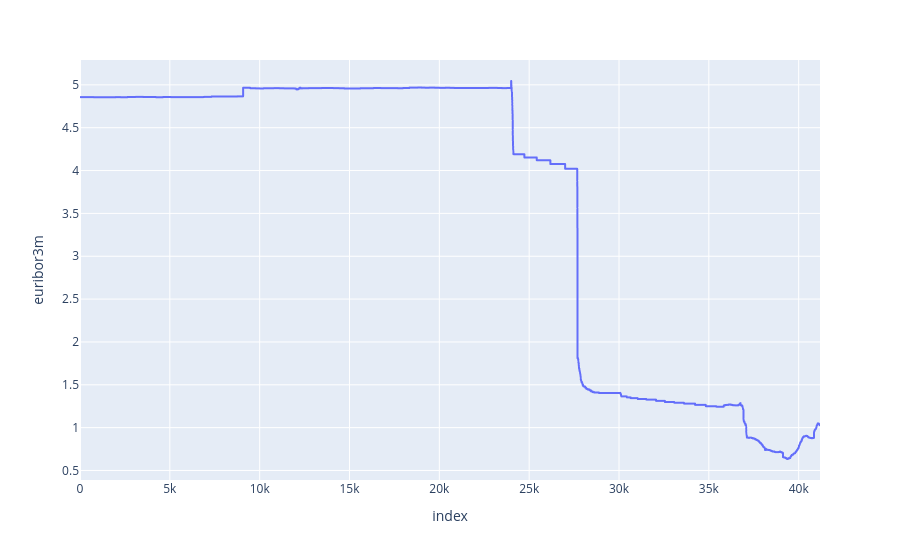

This figure's notebook cell:
### Code cell
fig = px.line(df1.reset_index(), x = 'index', y = 'euribor3m')
fig.show()

### Figure 1 — Plotly figure (JSON) as saved in the notebook; plotly's stock layout.template omitted (floating-point values rounded to 4 significant figures; data arrays with more than 128 entries replaced by an {"elided": "..."} marker saying what was removed)
{"data": [{"hovertemplate": "index=%{x}<br>euribor3m=%{y}<extra></extra>", "legendgroup": "", "line": {"color": "#636efa", "dash": "solid"}, "marker": {"symbol": "circle"}, "mode": "lines", "name": "", "showlegend": false, "type": "scattergl", "x": {"elided": "41188 int values"}, "xaxis": "x", "y": {"elided": "41188 float values"}, "yaxis": "y"}], "layout": {"legend": {"tracegroupgap": 0}, "margin": {"t": 60}, "xaxis": {"anchor": "y", "domain": [0, 1], "title": {"text": "index"}}, "yaxis": {"anchor": "x", "domain": [0, 1], "title": {"text": "euribor3m"}}}}
